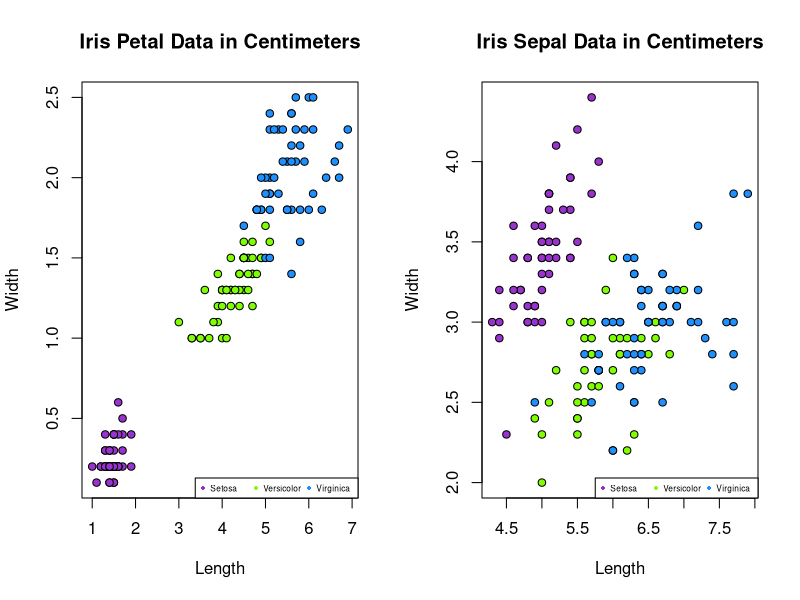

Write the R code that produced this figure.
# Iris Data Assignment One

# Create two columns on single row
par(
  mfrow=c(1,2),
  xpd=TRUE
)

 
# Create scatter plot for petals
plot(
  iris$Petal.Length,
  iris$Petal.Width,
  pch=21, # type of symbol
  bg=c("darkorchid3", "chartreuse", "dodgerblue1")[unclass(iris$Species)],
  main="Iris Petal Data in Centimeters", # main title
  xlab="Length", # x title
  ylab="Width" # y title
)

#Legend
legend("bottomright", 
  cex=0.50, 
  pch=16, 
  col=c("darkorchid3", "chartreuse", "dodgerblue1"), 
  legend=c("Setosa", "Versicolor", "Virginica"), 
  ncol=3
  )
 

# Create scatter plot for sepal
plot(
  iris$Sepal.Length,
  iris$Sepal.Width,
  pch=21,
  bg=c("darkorchid3", "chartreuse", "dodgerblue1")[unclass(iris$Species)],
  main="Iris Sepal Data in Centimeters",
  xlab="Length",
  ylab="Width"
)

#Legend
legend("bottomright", 
  cex=0.50, 
  pch=16, 
  col=c("darkorchid3", "chartreuse", "dodgerblue1"), 
  legend=c("Setosa", "Versicolor", "Virginica"), 
  ncol=3)
  
